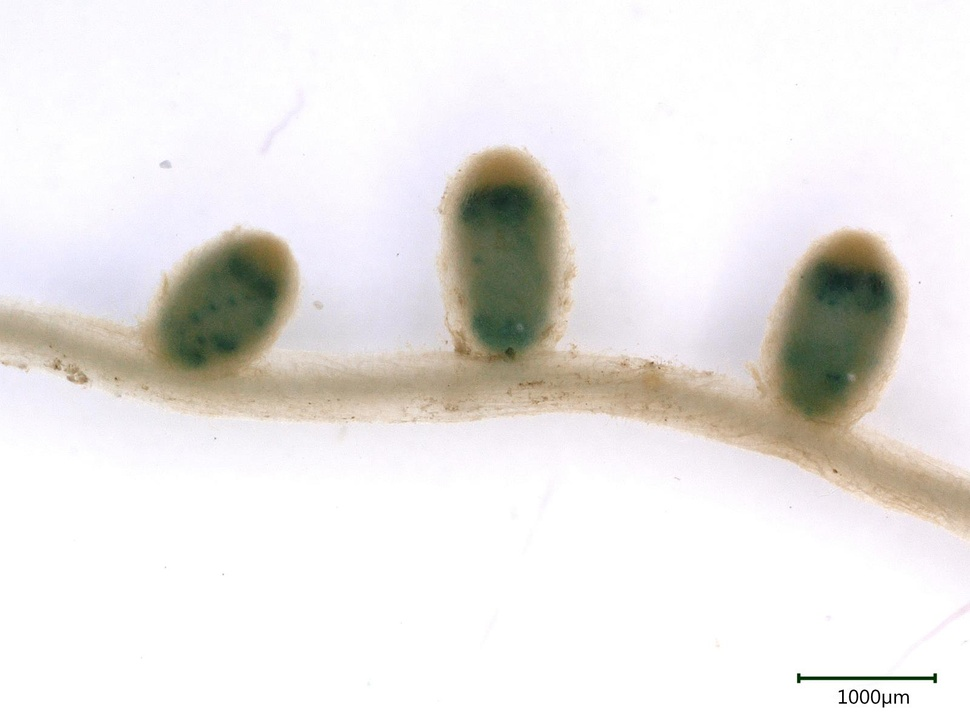
#> input picture Documents/cambridge/rotation_2/figures/mature_nodules_batch1.jpg, 970 x 727 px, shrunk from 1600 x 1200 before the run
$ python make_gus_figure.py
#> lines starting #> are read from the running program, lines starting #| are printed output that depends on the picture
#!/usr/bin/env python3
"""
make_gus_figure.py

Generates figures/gus_comparison.png — 3 × 2 composite comparing GUS staining
protocols in P. sativum nodules.

Layout:
    Row 1 (8 h / 9 min):   mature_nodules_batch1      early_nodules_batch1
    Row 2 (18 h / 15 min): infection_thread_detail_batch2  mature_nodules_batch2
    Row 3 (12 h / 15 min): infection_thread_detail_batch3  mature_nodules_batch3

Usage:
    python3 scripts/make_gus_figure.py
"""

from pathlib import Path

import matplotlib
matplotlib.use("Agg")
import matplotlib.pyplot as plt
import numpy as np
from PIL import Image

REPO = Path(__file__).resolve().parent.parent
FIG_DIR = REPO / "figures"
FIG_DIR.mkdir(exist_ok=True)

ROWS = [
    {
        "label": "8 h / 9 min",
        "images": [
            FIG_DIR / "mature_nodules_batch1.jpg",
            FIG_DIR / "early_nodules_batch1.jpg",
        ],
    },
    {
        "label": "18 h / 15 min",
        "images": [
            FIG_DIR / "infection_thread_detail_batch2.jpg",
            FIG_DIR / "mature_nodules_batch2.jpg",
        ],
    },
    {
        "label": "12 h / 15 min",
        "images": [
            FIG_DIR / "infection_thread_detail_batch3.jpg",
            FIG_DIR / "mature_nodules_batch3.jpg",
        ],
    },
]


def load_img(path):
    return np.array(Image.open(path).convert("RGB"))
#> returned value is the input picture: shape (727, 970, 3); mean R, G, B 233.4, 230.5, 228.5


def panel_letter(ax, letter, fontsize=18):
    ax.text(
        0.025, 0.97, letter,
        transform=ax.transAxes,
        fontsize=fontsize, fontweight="bold", color="black",
        va="top", ha="left",
    )


def clean_ax(ax):
    for spine in ax.spines.values():
        spine.set_visible(False)
    ax.set_xticks([])
    ax.set_yticks([])


def row_label(ax, text, fontsize=11):
    ax.set_ylabel(text, fontsize=fontsize, labelpad=5, rotation=90,
                  va="center", ha="center")
    ax.yaxis.set_visible(True)
    ax.set_yticks([])


if __name__ == "__main__":
    n_rows = len(ROWS)
    n_cols = 2

    aspect = 4 / 3  # all GUS images are 1600x1200
    cell_w = 4.8
    cell_h = cell_w / aspect
    fig, axes = plt.subplots(n_rows, n_cols,
                             figsize=(n_cols * cell_w, n_rows * cell_h),
                             facecolor="white")
    fig.subplots_adjust(wspace=0.025, hspace=0.0,
                        left=0.1, right=0.995, top=0.995, bottom=0.015)

    alpha_seq = "ABCDEF"
    for r, row in enumerate(ROWS):
        for c, path in enumerate(row["images"]):
            ax = axes[r, c]
            ax.imshow(load_img(path))
            panel_letter(ax, alpha_seq[r * n_cols + c])
            clean_ax(ax)
        row_label(axes[r, 0], row["label"])

    out = FIG_DIR / "gus_comparison.png"
    fig.savefig(out, dpi=200, bbox_inches="tight")
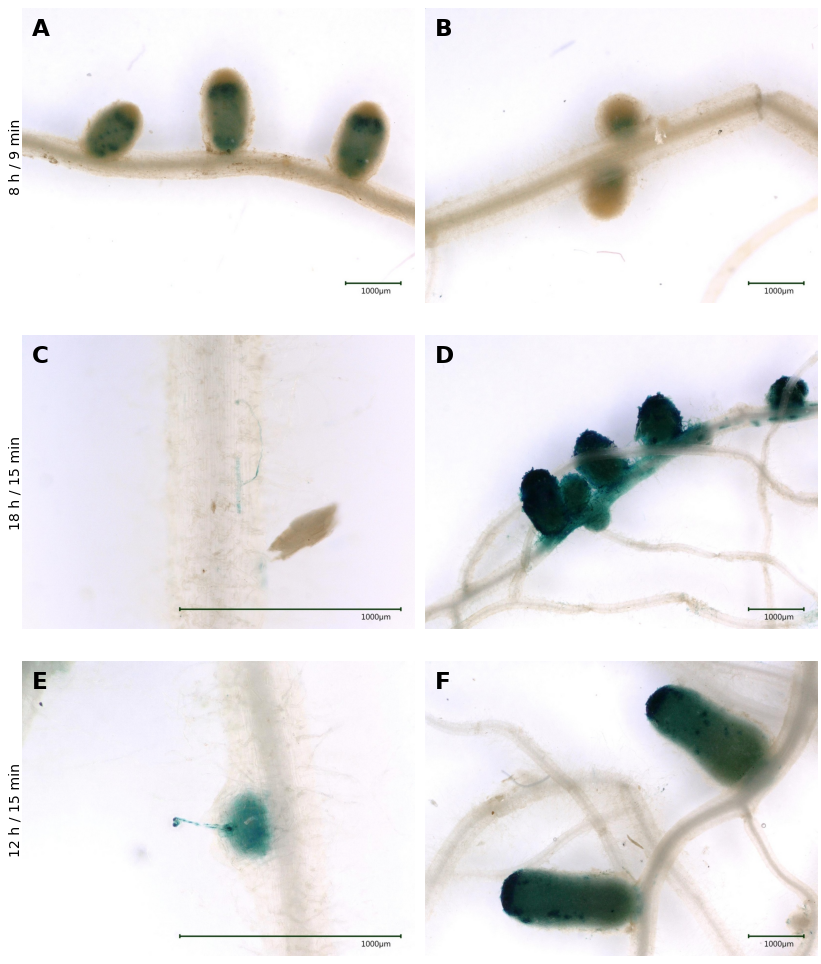
#> figure drawn by matplotlib, 6 panels
    plt.close(fig)
    print(f"Saved  {out.relative_to(REPO)}")
